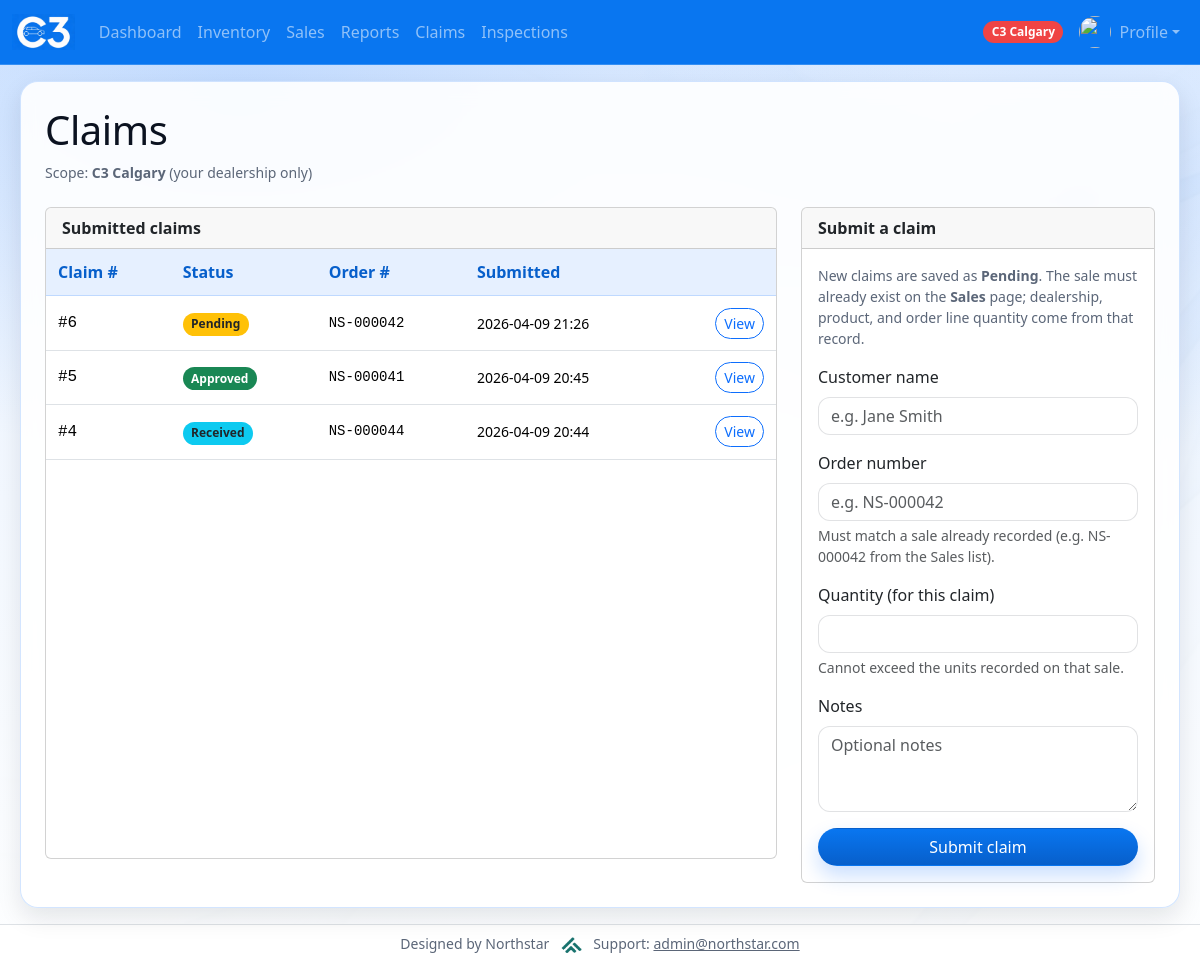
/home/claims/ (signed in), run on the app's committed database.
### Dashboard/models.py (models this page shows, shortened)
class Dealership(models.Model):
    name = models.CharField(max_length=200)
    badge_css_class = models.CharField(
        max_length=80,
        default="bg-dark",
        help_text="Bootstrap/extra CSS classes for this dealership's badge (navbar, user list).",
    )
    is_default_home = models.BooleanField(
        default=False,
        help_text="If True, new user group edits default to this dealership when none is set.",
    )
    class Meta:
        ordering = ["name"]
    def resolved_badge_css_class(self) -> str:
        raw = (self.badge_css_class or "").strip()
        if raw.startswith("ns-badge-dealership-"):
            return raw

class Claim(models.Model):
    STATUS_PENDING = "pending"
    STATUS_APPROVED = "approved"
    STATUS_REJECTED = "rejected"
    STATUS_RECEIVED = "received"
    STATUS_CHOICES = [
        (STATUS_PENDING, "Pending"),
        (STATUS_APPROVED, "Approved"),
        (STATUS_REJECTED, "Rejected"),
        (STATUS_RECEIVED, "Received"),
    ]
    daily_sale = models.ForeignKey(
        DailySale,
        on_delete=models.PROTECT,
        related_name="claims",
    )
    customer_name = models.CharField(max_length=200)
    quantity = models.PositiveIntegerField(
        help_text="Units covered by this claim; must not exceed the units on the linked sale.",
    )
    reason = models.TextField(blank=True)
    status = models.CharField(max_length=20, choices=STATUS_CHOICES, default=STATUS_PENDING)
    submitted_by = models.ForeignKey(
        settings.AUTH_USER_MODEL,
        on_delete=models.SET_NULL,
        null=True,
        blank=True,
        related_name="claims_submitted",
    )
    date_submitted = models.DateTimeField(auto_now_add=True)
    class Meta:
        ordering = ["-date_submitted", "-id"]

class DailySale(models.Model):
    product = models.ForeignKey(SalesProduct, on_delete=models.CASCADE)
    dealership = models.ForeignKey(Dealership, on_delete=models.CASCADE, related_name="daily_sales")
    order_number = models.CharField(
        max_length=50,
        blank=True,
        help_text="Set automatically when the sale is saved (NS-######). Not exposed on portal forms.",
    )
    date = models.DateField()
    amount = models.PositiveIntegerField(default=0)
    entered_by = models.ForeignKey(
        settings.AUTH_USER_MODEL,
        on_delete=models.SET_NULL,
        null=True,
        blank=True,
        related_name="daily_sales_entered",
    )
    class Meta:
        ordering = ['-date', 'id']
    def display_order_number(self) -> str:
        s = (self.order_number or "").strip()
        if s:
            return s
        return f"#{self.pk:04d}" if self.pk else "—"

### Dashboard/views.py (the view)
# urls.py: path("claims/", views.claims, name="claims"),
def claims(request):
    if not _can_access_claims(request.user):
        return HttpResponseForbidden("You don't have permission to view claims.")
    can_view_all = user_can_view_all_dealerships(request.user)
    home_dealership = getattr(request, "ns_dealership", None)
    if not can_view_all and not home_dealership:
        return HttpResponseForbidden("No dealership is assigned to your user.")
    ns = getattr(request, "ns_site_namespace", None) or "Dashboard"
    if request.method == "POST":
        form = ClaimForm(request.POST, user=request.user)
        if form.is_valid():
            obj = form.save(commit=False)
            obj.submitted_by = request.user
            obj.status = Claim.STATUS_PENDING
            obj.save()
            messages.success(
                request,
                f"Claim #{obj.pk} submitted successfully. Status: Pending.",
            )
            return redirect(f"{ns}:claims")
        _messages_for_invalid_form(request, form, context_note="Claim was not submitted:")
    else:
        form = ClaimForm(user=request.user)
    claims_qs = Claim.objects.select_related(
        "daily_sale",
        "daily_sale__dealership",
        "daily_sale__product",
        "submitted_by",
    ).order_by("-date_submitted", "-id")
    if not can_view_all and home_dealership:
        claims_qs = claims_qs.filter(daily_sale__dealership=home_dealership)
    context = {
        "claim_form": form,
        "claims_list": claims_qs[:500],
        "claims_scope_label": (
            "Company wide" if can_view_all else (home_dealership.name if home_dealership else "Dealership")
        ),
        "can_change_claim_status": _can_change_claim_status(request.user),
    }
    return render(request, "Dashboard/claims.html", context)

### Dashboard/inventory_services.py (called while the page is built)
def user_home_dealership(user):
    if not user or not user.is_authenticated:
        return None
    try:
        from Profile.models import UserProfile
        prof = UserProfile.objects.select_related("dealership").filter(user=user).first()
        return prof.dealership if prof else None
    except Exception:
        return None

### Dashboard/scope.py (called while the page is built)
def user_can_view_all_dealerships(user) -> bool:
    if not user.is_authenticated:
        return False
    u = (
        get_user_model()
        .objects.filter(pk=user.pk)
        .prefetch_related("groups")
        .first()
    )
    if not u:
        return False
    if u.is_staff or u.is_superuser:
        return True
    names = {g.name for g in u.groups.all()}
    return bool(names & {"Management", "Back Office"})

### Dashboard/views.py (called while the page is built)
def _staff_or_superuser(user):
    if not user.is_authenticated:
        return False
    return bool(getattr(user, "is_staff", False) or getattr(user, "is_superuser", False))

def _can_access_claims(user):
    if not user.is_authenticated:
        return False
    if _staff_or_superuser(user):
        return True
    return user.groups.filter(
        name__in=["Management", "Back Office", "Sales Rep", "Dealership User"]
    ).exists()

def _can_change_claim_status(user):
    if not user.is_authenticated:
        return False
    if _staff_or_superuser(user):
        return True
    return user.groups.filter(name__in=["Management", "Back Office"]).exists()

### Dashboard/templates/Dashboard/claims.html (shortened to what this page needs)
{% extends "Dashboard/base.html" %}
{% block content %}
<div class="d-flex align-items-center justify-content-between flex-wrap gap-2 mb-2">
	<h1 class="mb-0">Claims</h1>
</div>
<p class="text-muted small mb-4">
	Scope: <strong>{{ claims_scope_label }}</strong>
	{% if request.ns_can_view_all_dealerships %}(all dealerships){% else %}(your dealership only){% endif %}
</p>
<div class="row">
	<div class="col-lg-8 mb-4">
		<div class="card mb-0 h-100">
			<div class="card-header fw-semibold">Submitted claims</div>
			<div class="card-body p-0">
			{% if claims_list %}
			<div class="table-responsive">
			<table class="table table-sm align-middle mb-0">
				<thead class="table-light">
					<tr>
						<th scope="col">Claim #</th>
						<th scope="col">Status</th>
						<th scope="col">Order #</th>
						<th scope="col">Submitted</th>
						<th scope="col" class="text-end"><span class="visually-hidden">Actions</span></th>
					</tr>
				</thead>
				<tbody>
					{% for c in claims_list %}
					<tr>
						<td class="font-monospace">#{{ c.pk }}</td>
						<td>
							{% if c.status == "pending" %}
								<span class="badge bg-warning text-dark">Pending</span>
							{% elif c.status == "approved" %}
								<span class="badge bg-success">Approved</span>
							{% elif c.status == "rejected" %}
								<span class="badge bg-danger">Rejected</span>
							{% elif c.status == "received" %}
								<span class="badge bg-info text-dark">Received</span>
							{% else %}
								<span class="badge bg-secondary">{{ c.get_status_display }}</span>
							{% endif %}
						</td>
						<td class="font-monospace small">{{ c.daily_sale.display_order_number }}</td>
						<td class="text-nowrap small">{{ c.date_submitted|date:"Y-m-d H:i" }}</td>
						<td class="text-end text-nowrap">
							<a href="{% url ns_site_namespace|add:':claim_detail' c.pk %}" class="btn btn-sm btn-outline-primary">View</a>
						</td>
					</tr>
					{% endfor %}
				</tbody>
			</table>
			</div>
			{% else %}
				<p class="text-muted small p-3 mb-0">No claims yet. Submit one using the form.</p>
			{% endif %}
			</div>
		</div>
	</div>
	<div class="col-lg-4">
		<div class="card mb-0 h-100">
			<div class="card-header fw-semibold">Submit a claim</div>
			<div class="card-body">
				<p class="text-muted small mb-3">
					New claims are saved as <strong>Pending</strong>. The sale must already exist on the <strong>Sales</strong> page; dealership, product, and order line quantity come from that record.
				</p>
				<form method="post" action="">
					<div class="mb-3">
						<label class="form-label" for="{{ claim_form.customer_name.id_for_label }}">Customer name</label>
						{{ claim_form.customer_name }}
					</div>
					<div class="mb-3">
						<label class="form-label" for="{{ claim_form.order_ref.id_for_label }}">Order number</label>
						{{ claim_form.order_ref }}
						{% if claim_form.order_ref.help_text %}<div class="form-text">{{ claim_form.order_ref.help_text }}</div>{% endif %}
					</div>
					<div class="mb-3">
						<label class="form-label" for="{{ claim_form.quantity.id_for_label }}">Quantity (for this claim)</label>
						{{ claim_form.quantity }}
						<div class="form-text">Cannot exceed the units recorded on that sale.</div>
					</div>
					<div class="mb-3">
						<label class="form-label" for="{{ claim_form.reason.id_for_label }}">Notes</label>
						{{ claim_form.reason }}
					</div>
					<button type="submit" class="btn btn-primary w-100">Submit claim</button>
				</form>
			</div>
		</div>
	</div>
</div>
{% endblock content %}

### Dashboard/templates/Dashboard/base.html (shortened to what this page needs)
<!DOCTYPE html>
<html lang="en">
<head>
    {% load static %}
    <link rel="stylesheet" href="{% static 'bootstrap/css/bootstrap.css' %}">
    <link rel="stylesheet" href="{% static 'css/theme.css' %}">
</head>
<body class="d-flex flex-column min-vh-100">
<nav class="navbar navbar-expand-lg navbar-dark bg-primary">
    <div class="container-fluid">
        <a class="navbar-brand d-flex align-items-center" href="{% url ns_site_namespace|add:':home' %}">
            <img src="{% static 'images/logo.png' %}" alt="C3" height="36" style="max-height: 36px;">
        </a>
        {% if user.is_authenticated %}
        <div class="collapse navbar-collapse" id="navbarNavAltMarkup">
            <ul class="navbar-nav me-auto mb-2 mb-lg-0">
                <li class="nav-item">
                    <a class="nav-link" href="{% url ns_site_namespace|add:':index' %}">Dashboard</a>
                </li>
                <li class="nav-item">
                    <a class="nav-link" href="{% url ns_site_namespace|add:':inventory' %}">Inventory</a>
                </li>
                <li class="nav-item">
                    <a class="nav-link" href="{% url ns_site_namespace|add:':sales' %}">Sales</a>
                </li>
                <li class="nav-item">
                    <a class="nav-link" href="{% url ns_site_namespace|add:':Reports' %}">Reports</a>
                </li>
                <li class="nav-item">
                    <a class="nav-link" href="{% url ns_site_namespace|add:':claims' %}">Claims</a>
                </li>
                <li class="nav-item">
                    <a class="nav-link" href="{% url ns_site_namespace|add:':inspections' %}">Inspections</a>
                </li>
            </ul>
            <ul class="navbar-nav ms-auto mb-2 mb-lg-0">
                <li class="nav-item d-flex align-items-center me-2">
                    {% if ns_dealership_label %}
                        <span class="badge rounded-pill text-bg-dark ns-dealership-badge {{ ns_dealership_badge_class|default:'' }}">{{ ns_dealership_label }}</span>
                    {% endif %}
                </li>
                <li class="nav-item dropdown">
                    <a class="nav-link dropdown-toggle d-flex align-items-center" href="#" id="profileNavDropdown" role="button" data-bs-toggle="dropdown" aria-expanded="false">
                        {% if profile_avatar_url %}
                            <img src="{{ profile_avatar_url }}" alt="" class="avatar-circle me-2" width="32" height="32">
                        {% else %}
                            <img src="{% static 'images/default-avatar.png' %}" alt="" class="avatar-circle me-2" width="32" height="32">
                        {% endif %}
                        Profile
                    </a>
                </li>
            </ul>
        </div>
        {% endif %}
    </div>
</nav>
<main class="container-fluid py-3 flex-grow-1">
    <div class="ns-surface p-3 p-md-4 mx-md-2">
{% block content %}{% endblock content %}
    </div>
</main>
<footer class="container-fluid py-2 text-center text-muted small border-top mt-auto bg-white">
	Designed by Northstar
	<img src="{% static 'images/northstar.png' %}" alt="Northstar" height="16" class="mx-2 align-text-bottom" style="max-height:16px;">
	Support: <a href="mailto:admin@northstar.com" class="text-muted">admin@northstar.com</a>
</footer>
</body>
</html>

### static/css/theme.css (style rules this page uses)
:root { --theme-primary: #0976f0; --theme-primary-dark: #075fcb; --theme-primary-soft: rgba(13, 110, 253, 0.12); --theme-ink: #0b1220; --theme-muted: #5b6678; --theme-surface: rgba(255, 255, 255, 0.9); --theme-surface-strong: #ffffff; --theme-border: rgba(13, 110, 253, 0.18); --theme-shadow: 0 16px 40px rgba(11, 18, 32, 0.12); --theme-shadow-sm: 0 10px 24px rgba(11, 18, 32, 0.1); --theme-radius-lg: 18px; --theme-radius-md: 14px; --theme-radius-sm: 12px; }
body { color: var(--theme-ink); background: radial-gradient(1200px 600px at 20% 10%, rgba(13, 110, 253, 0.18), transparent 60%), radial-gradient(900px 500px at 90% 20%, rgba(13, 110, 253, 0.12), transparent 55%), linear-gradient(180deg, rgba(231, 241, 255, 0.95), rgba(255, 255, 255, 0.92)); background-attachment: fixed; }
main { background: transparent; }
.ns-surface { background: var(--theme-surface); border: 1px solid var(--theme-border); border-radius: var(--theme-radius-lg); box-shadow: var(--theme-shadow-sm); backdrop-filter: blur(10px); }
.navbar.bg-primary { background-color: var(--theme-primary) !important; border-bottom: 1px solid rgba(255, 255, 255, 0.18); }
.navbar .navbar-brand { padding-top: 0; padding-bottom: 0; }
.navbar .navbar-brand img { display: block; }
.navbar .nav-link { border-radius: 999px; padding: 0.5rem 0.85rem; transition: background-color 120ms ease, color 120ms ease, transform 120ms ease; }
h1, h2, h3, h4, h5 { letter-spacing: -0.01em; }
.text-muted { color: var(--theme-muted) !important; }
.table { background-color: transparent; }
.table thead th { background-color: rgba(13, 110, 253, 0.1); color: var(--theme-primary-dark); border-color: rgba(13, 110, 253, 0.18); font-weight: 700; }
.table tbody tr { background: rgba(255, 255, 255, 0.9); }
.table > :not(caption) > * > * { padding: 0.7rem 0.75rem; }
.btn { border-radius: 999px; }
.btn-primary { background: linear-gradient(180deg, var(--theme-primary), var(--theme-primary-dark)); border-color: transparent; box-shadow: 0 10px 20px rgba(13, 110, 253, 0.22); }
.badge { border-radius: 999px; padding: 0.45em 0.7em; }
.form-control, .form-select, textarea.form-control { border-radius: var(--theme-radius-sm); border-color: rgba(11, 18, 32, 0.12); }
.avatar-circle { width: 32px; height: 32px; border-radius: 50%; object-fit: cover; display: inline-flex; align-items: center; justify-content: center; overflow: hidden; }
.badge.ns-dealership-badge { color: #fff !important; --bs-badge-color: #fff; }
.badge.ns-dealership-badge.ns-badge-dealership-calgary, .navbar.bg-primary .badge.ns-dealership-badge.ns-badge-dealership-calgary { background-color: #ef4444 !important; }

### data on the page
Dealership: name "C3 Calgary"
Claim: pk "6", status "Pending", daily_sale.display_order_number "NS-000042", date_submitted "2026-04-09 21:26"
Claim: pk "5", status "Approved", daily_sale.display_order_number "NS-000041", date_submitted "2026-04-09 20:45"
Claim: pk "4", status "Received", daily_sale.display_order_number "NS-000044", date_submitted "2026-04-09 20:44"

### other printed values
{{ claim_form.order_ref.help_text }} "Must match a sale already recorded (e.g. NS-000042 from the Sales list)."
